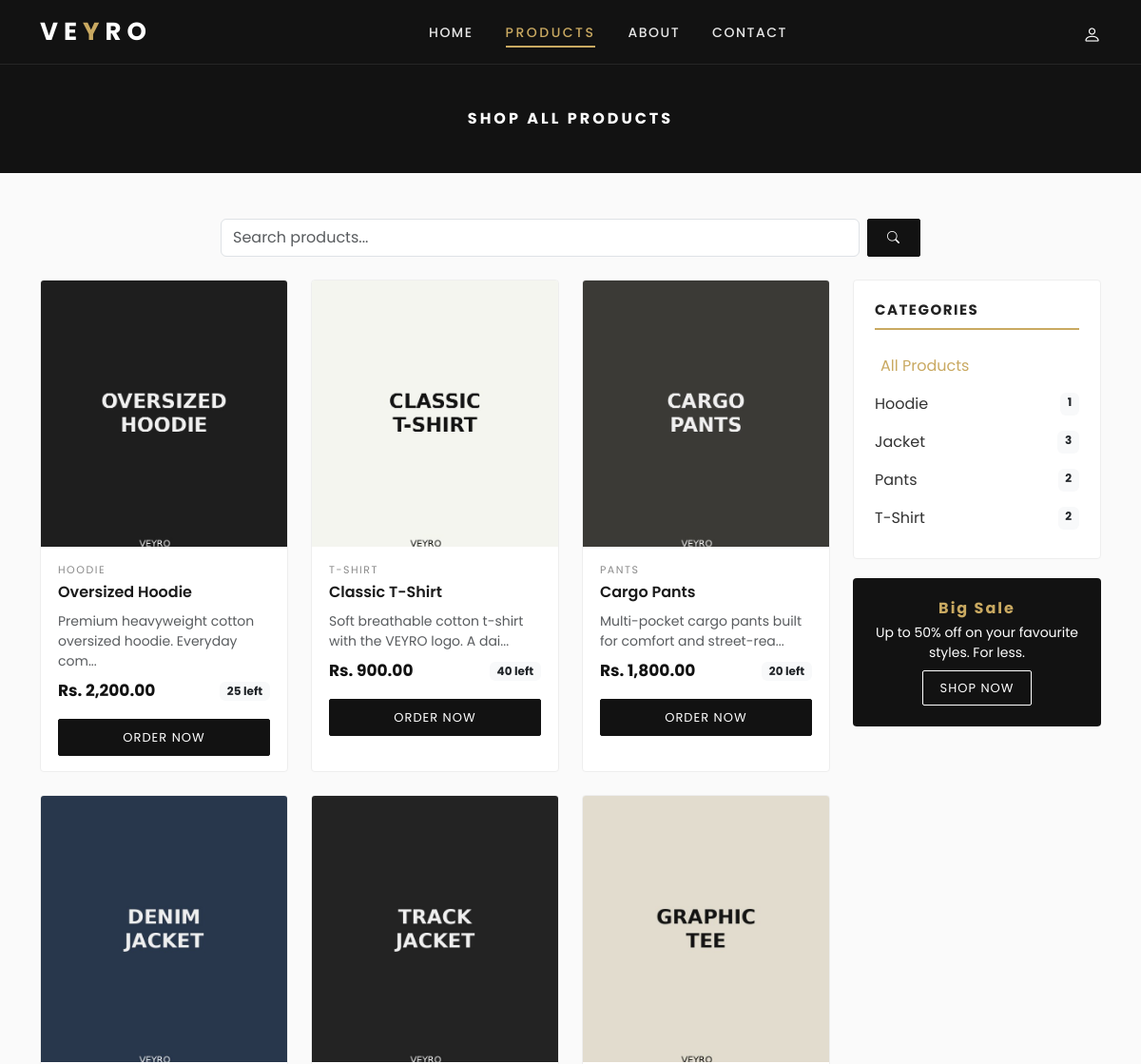
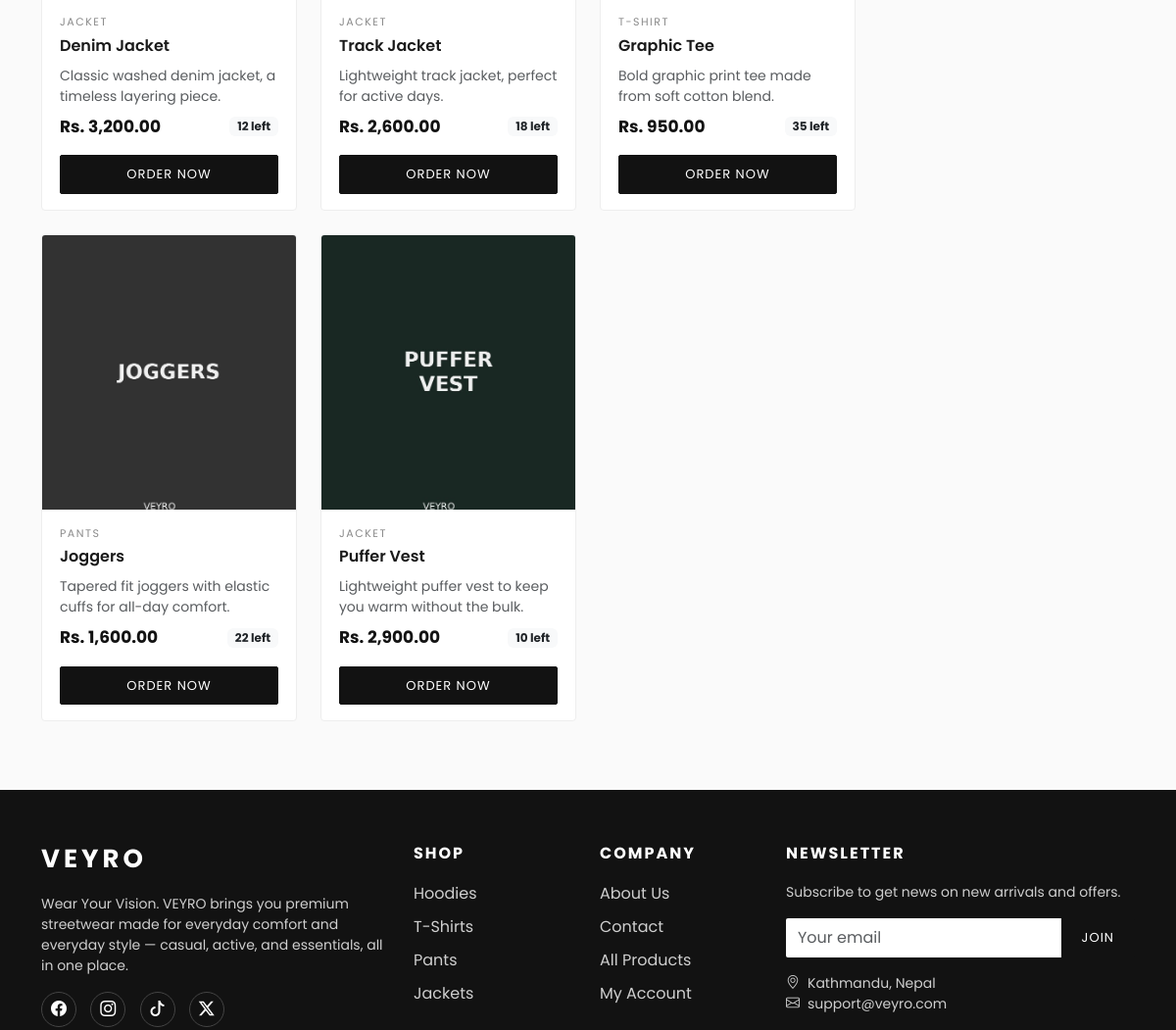
/products.php, run on the app's committed database (2 pictures, top to bottom).
### tables this page shows
CREATE TABLE products (
    id INT AUTO_INCREMENT PRIMARY KEY,
    product_name VARCHAR(150) NOT NULL,
    category VARCHAR(50) NOT NULL,
    price DECIMAL(10,2) NOT NULL,
    stock INT DEFAULT 0,
    description TEXT,
    image VARCHAR(255),
    created_at TIMESTAMP DEFAULT CURRENT_TIMESTAMP
);

### products.php (the view, shortened to what this page needs)
<?php
require 'config/db.php';
include 'includes/header.php';
$category = isset($_GET['category']) ? trim($_GET['category']) : '';
$search   = isset($_GET['search']) ? trim($_GET['search']) : '';
$sql = "SELECT * FROM products WHERE 1=1";
$params = [];
$sql .= " ORDER BY created_at DESC";
$stmt = $conn->prepare($sql);
$stmt->execute($params);
$products = $stmt->fetchAll(PDO::FETCH_ASSOC);
?>
<div class="page-banner">
    <?php echo $category !== '' ? htmlspecialchars($category) : 'Shop All Products'; ?>
</div>
<div class="container my-5">
    <div class="row mb-4">
        <div class="col-md-8 mx-auto">
            <form method="GET" class="d-flex">
                <input type="text" name="search" class="form-control" placeholder="Search products..."
                       value="<?php echo htmlspecialchars($search); ?>">
                <button class="btn btn-veyro ms-2" type="submit"><i class="bi bi-search"></i></button>
            </form>
        </div>
    </div>
    <div class="row">
        <div class="col-lg-9 order-2 order-lg-1">
            <div class="row g-4">
                <?php foreach ($products as $p): ?>
                    <div class="col-md-4 col-sm-6">
                        <div class="product-card">
                            <div class="product-img-wrap">
                                <img src="images/<?php echo htmlspecialchars($p['image']); ?>" alt="<?php echo htmlspecialchars($p['product_name']); ?>">
                            </div>
                            <div class="product-body">
                                <div class="product-category"><?php echo htmlspecialchars($p['category']); ?></div>
                                <div class="product-name"><?php echo htmlspecialchars($p['product_name']); ?></div>
                                <p class="small text-muted mb-2" style="min-height:40px;">
                                    <?php echo htmlspecialchars(mb_strimwidth($p['description'], 0, 60, '...')); ?>
                                </p>
                                <div class="d-flex justify-content-between align-items-center">
                                    <span class="product-price">Rs. <?php echo number_format($p['price'], 2); ?></span>
                                    <?php if ($p['stock'] <= 0): ?>
                                        <span class="badge bg-danger">Out of stock</span>
                                    <?php else: ?>
                                        <span class="badge bg-light text-dark"><?php echo $p['stock']; ?> left</span>
                                    <?php endif; ?>
                                </div>
                                <?php if ($p['stock'] > 0): ?>
                                    <a href="order.php?id=<?php echo $p['id']; ?>" class="btn btn-veyro w-100 mt-3">Order Now</a>
                                <?php else: ?>
                                    <button class="btn btn-veyro w-100 mt-3" disabled>Out of Stock</button>
                                <?php endif; ?>
                            </div>
                        </div>
                    </div>
                <?php endforeach; ?>
            </div>
        </div>
        <div class="col-lg-3 order-1 order-lg-2 mb-4 mb-lg-0">
            <?php include 'includes/sidebar.php'; ?>
        </div>
    </div>
</div>
<?php include 'includes/footer.php'; ?>

### css/style.css (style rules this page uses)
:root { --veyro-black: #121212; --veyro-dark: #1c1c1c; --veyro-gold: #c9a961; --veyro-white: #f7f7f5; --veyro-gray: #8a8a8a; }
body { font-family: 'Poppins', 'Segoe UI', sans-serif; background-color: #fafafa; color: #222; }
a { text-decoration: none; }
.product-card { background: #fff; border: 1px solid #eee; border-radius: 4px; overflow: hidden; transition: box-shadow 0.3s ease, transform 0.3s ease; height: 100%; }
.product-card .product-img-wrap { overflow: hidden; height: 280px; }
.product-card img { width: 100%; height: 100%; object-fit: cover; transition: transform 0.5s ease; }
.product-card .product-body { padding: 16px 18px; }
.product-card .product-category { font-size: 11px; letter-spacing: 1.5px; text-transform: uppercase; color: var(--veyro-gray); }
.product-card .product-name { font-size: 16px; font-weight: 600; margin: 4px 0 8px 0; color: #1a1a1a; }
.product-card .product-price { font-size: 17px; font-weight: 700; color: var(--veyro-black); }
.btn-veyro { background-color: var(--veyro-black); color: #fff; border: 1px solid var(--veyro-black); letter-spacing: 1px; text-transform: uppercase; font-size: 13px; padding: 9px 20px; border-radius: 2px; transition: all 0.3s ease; }
.page-banner { background-color: var(--veyro-black); color: #fff; padding: 45px 0; text-align: center; letter-spacing: 3px; text-transform: uppercase; font-weight: 700; }

### data on the page
products: image (picture), category "HOODIE", product_name "Oversized Hoodie", description "Premium heavyweight cotton oversized hoodie. Everyday com...", price "2,200.00", stock "25"
products: image (picture), category "T-SHIRT", product_name "Classic T-Shirt", description "Soft breathable cotton t-shirt with the VEYRO logo. A dai...", price "900.00", stock "40"
products: image (picture), category "PANTS", product_name "Cargo Pants", description "Multi-pocket cargo pants built for comfort and street-rea...", price "1,800.00", stock "20"
products: image (picture), category "JACKET", product_name "Denim Jacket", description "Classic washed denim jacket, a timeless layering piece.", price "3,200.00", stock "12"
products: image (picture), category "JACKET", product_name "Track Jacket", description "Lightweight track jacket, perfect for active days.", price "2,600.00", stock "18"
products: image (picture), category "T-SHIRT", product_name "Graphic Tee", description "Bold graphic print tee made from soft cotton blend.", price "950.00", stock "35"
products: image (picture), category "PANTS", product_name "Joggers", description "Tapered fit joggers with elastic cuffs for all-day comfort.", price "1,600.00", stock "22"
products: image (picture), category "JACKET", product_name "Puffer Vest", description "Lightweight puffer vest to keep you warm without the bulk.", price "2,900.00", stock "10"

### other printed values
$cat['category'] "Hoodie"
$cat['total'] "1"
$cat['category'] "Jacket"
$cat['total'] "3"
$cat['category'] "Pants"
$cat['total'] "2"
$cat['category'] "T-Shirt"
